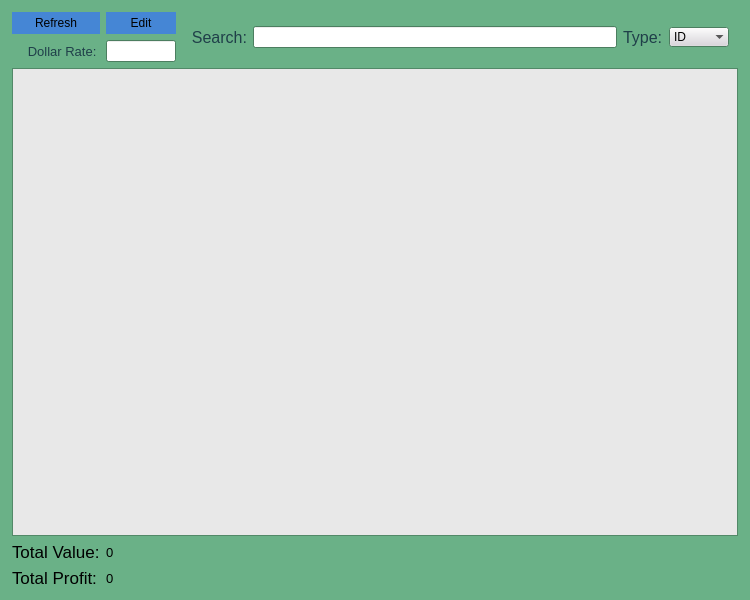
<?xml version="1.0" encoding="UTF-8"?>
<ui version="4.0">
 <class>MainWindow</class>
 <widget class="QMainWindow" name="MainWindow">
  <property name="geometry">
   <rect>
    <x>0</x>
    <y>0</y>
    <width>750</width>
    <height>600</height>
   </rect>
  </property>
  <property name="minimumSize">
   <size>
    <width>750</width>
    <height>600</height>
   </size>
  </property>
  <property name="palette">
   <palette>
    <active>
     <colorrole role="Base">
      <brush brushstyle="SolidPattern">
       <color alpha="255">
        <red>255</red>
        <green>255</green>
        <blue>255</blue>
       </color>
      </brush>
     </colorrole>
     <colorrole role="Window">
      <brush brushstyle="SolidPattern">
       <color alpha="255">
        <red>106</red>
        <green>177</green>
        <blue>135</blue>
       </color>
      </brush>
     </colorrole>
    </active>
    <inactive>
     <colorrole role="Base">
      <brush brushstyle="SolidPattern">
       <color alpha="255">
        <red>255</red>
        <green>255</green>
        <blue>255</blue>
       </color>
      </brush>
     </colorrole>
     <colorrole role="Window">
      <brush brushstyle="SolidPattern">
       <color alpha="255">
        <red>106</red>
        <green>177</green>
        <blue>135</blue>
       </color>
      </brush>
     </colorrole>
    </inactive>
    <disabled>
     <colorrole role="Base">
      <brush brushstyle="SolidPattern">
       <color alpha="255">
        <red>106</red>
        <green>177</green>
        <blue>135</blue>
       </color>
      </brush>
     </colorrole>
     <colorrole role="Window">
      <brush brushstyle="SolidPattern">
       <color alpha="255">
        <red>106</red>
        <green>177</green>
        <blue>135</blue>
       </color>
      </brush>
     </colorrole>
    </disabled>
   </palette>
  </property>
  <property name="windowTitle">
   <string>MainWindow</string>
  </property>
  <property name="autoFillBackground">
   <bool>true</bool>
  </property>
  <widget class="QWidget" name="centralwidget">
   <layout class="QGridLayout" name="gridLayout">
    <property name="leftMargin">
     <number>12</number>
    </property>
    <property name="topMargin">
     <number>12</number>
    </property>
    <property name="rightMargin">
     <number>12</number>
    </property>
    <property name="bottomMargin">
     <number>12</number>
    </property>
    <item row="1" column="0">
     <widget class="QPushButton" name="refresh_button">
      <property name="minimumSize">
       <size>
        <width>50</width>
        <height>0</height>
       </size>
      </property>
      <property name="maximumSize">
       <size>
        <width>150</width>
        <height>16777215</height>
       </size>
      </property>
      <property name="palette">
       <palette>
        <active>
         <colorrole role="Button">
          <brush brushstyle="SolidPattern">
           <color alpha="255">
            <red>69</red>
            <green>134</green>
            <blue>213</blue>
           </color>
          </brush>
         </colorrole>
         <colorrole role="Highlight">
          <brush brushstyle="SolidPattern">
           <color alpha="255">
            <red>255</red>
            <green>0</green>
            <blue>25</blue>
           </color>
          </brush>
         </colorrole>
        </active>
        <inactive>
         <colorrole role="Button">
          <brush brushstyle="SolidPattern">
           <color alpha="255">
            <red>69</red>
            <green>134</green>
            <blue>213</blue>
           </color>
          </brush>
         </colorrole>
         <colorrole role="Highlight">
          <brush brushstyle="SolidPattern">
           <color alpha="255">
            <red>255</red>
            <green>0</green>
            <blue>25</blue>
           </color>
          </brush>
         </colorrole>
        </inactive>
        <disabled>
         <colorrole role="Button">
          <brush brushstyle="SolidPattern">
           <color alpha="255">
            <red>69</red>
            <green>134</green>
            <blue>213</blue>
           </color>
          </brush>
         </colorrole>
         <colorrole role="Highlight">
          <brush brushstyle="SolidPattern">
           <color alpha="255">
            <red>0</red>
            <green>120</green>
            <blue>215</blue>
           </color>
          </brush>
         </colorrole>
        </disabled>
       </palette>
      </property>
      <property name="autoFillBackground">
       <bool>true</bool>
      </property>
      <property name="text">
       <string>Refresh</string>
      </property>
      <property name="flat">
       <bool>true</bool>
      </property>
     </widget>
    </item>
    <item row="1" column="1">
     <widget class="QPushButton" name="EditButton">
      <property name="maximumSize">
       <size>
        <width>70</width>
        <height>16777215</height>
       </size>
      </property>
      <property name="palette">
       <palette>
        <active>
         <colorrole role="Button">
          <brush brushstyle="SolidPattern">
           <color alpha="255">
            <red>69</red>
            <green>134</green>
            <blue>213</blue>
           </color>
          </brush>
         </colorrole>
         <colorrole role="Base">
          <brush brushstyle="SolidPattern">
           <color alpha="255">
            <red>69</red>
            <green>134</green>
            <blue>213</blue>
           </color>
          </brush>
         </colorrole>
        </active>
        <inactive>
         <colorrole role="Button">
          <brush brushstyle="SolidPattern">
           <color alpha="255">
            <red>69</red>
            <green>134</green>
            <blue>213</blue>
           </color>
          </brush>
         </colorrole>
         <colorrole role="Base">
          <brush brushstyle="SolidPattern">
           <color alpha="255">
            <red>69</red>
            <green>134</green>
            <blue>213</blue>
           </color>
          </brush>
         </colorrole>
        </inactive>
        <disabled>
         <colorrole role="Button">
          <brush brushstyle="SolidPattern">
           <color alpha="255">
            <red>69</red>
            <green>134</green>
            <blue>213</blue>
           </color>
          </brush>
         </colorrole>
         <colorrole role="Base">
          <brush brushstyle="SolidPattern">
           <color alpha="255">
            <red>106</red>
            <green>177</green>
            <blue>135</blue>
           </color>
          </brush>
         </colorrole>
        </disabled>
       </palette>
      </property>
      <property name="autoFillBackground">
       <bool>true</bool>
      </property>
      <property name="text">
       <string>Edit</string>
      </property>
      <property name="flat">
       <bool>true</bool>
      </property>
     </widget>
    </item>
    <item row="2" column="0">
     <widget class="QLabel" name="label">
      <property name="palette">
       <palette>
        <active>
         <colorrole role="WindowText">
          <brush brushstyle="SolidPattern">
           <color alpha="255">
            <red>31</red>
            <green>63</green>
            <blue>73</blue>
           </color>
          </brush>
         </colorrole>
        </active>
        <inactive>
         <colorrole role="WindowText">
          <brush brushstyle="SolidPattern">
           <color alpha="255">
            <red>31</red>
            <green>63</green>
            <blue>73</blue>
           </color>
          </brush>
         </colorrole>
        </inactive>
        <disabled>
         <colorrole role="WindowText">
          <brush brushstyle="SolidPattern">
           <color alpha="255">
            <red>120</red>
            <green>120</green>
            <blue>120</blue>
           </color>
          </brush>
         </colorrole>
        </disabled>
       </palette>
      </property>
      <property name="font">
       <font>
        <pointsize>10</pointsize>
       </font>
      </property>
      <property name="text">
       <string>Dollar Rate: </string>
      </property>
      <property name="alignment">
       <set>Qt::AlignRight|Qt::AlignTrailing|Qt::AlignVCenter</set>
      </property>
     </widget>
    </item>
    <item row="2" column="1">
     <widget class="QLineEdit" name="RateInput">
      <property name="maximumSize">
       <size>
        <width>70</width>
        <height>16777215</height>
       </size>
      </property>
     </widget>
    </item>
    <item row="1" column="2" rowspan="2">
     <widget class="QWidget" name="horizontalWidget" native="true">
      <property name="minimumSize">
       <size>
        <width>100</width>
        <height>0</height>
       </size>
      </property>
      <layout class="QHBoxLayout" name="horizontalLayout" stretch="0,0,0,0">
       <item>
        <widget class="QLabel" name="search_label">
         <property name="palette">
          <palette>
           <active>
            <colorrole role="WindowText">
             <brush brushstyle="SolidPattern">
              <color alpha="255">
               <red>31</red>
               <green>63</green>
               <blue>73</blue>
              </color>
             </brush>
            </colorrole>
           </active>
           <inactive>
            <colorrole role="WindowText">
             <brush brushstyle="SolidPattern">
              <color alpha="255">
               <red>31</red>
               <green>63</green>
               <blue>73</blue>
              </color>
             </brush>
            </colorrole>
           </inactive>
           <disabled>
            <colorrole role="WindowText">
             <brush brushstyle="SolidPattern">
              <color alpha="255">
               <red>120</red>
               <green>120</green>
               <blue>120</blue>
              </color>
             </brush>
            </colorrole>
           </disabled>
          </palette>
         </property>
         <property name="font">
          <font>
           <pointsize>12</pointsize>
          </font>
         </property>
         <property name="text">
          <string>Search:</string>
         </property>
         <property name="alignment">
          <set>Qt::AlignRight|Qt::AlignTrailing|Qt::AlignVCenter</set>
         </property>
        </widget>
       </item>
       <item>
        <widget class="QLineEdit" name="search_bar">
         <property name="maximumSize">
          <size>
           <width>600</width>
           <height>16777215</height>
          </size>
         </property>
        </widget>
       </item>
       <item>
        <widget class="QLabel" name="type_label">
         <property name="maximumSize">
          <size>
           <width>45</width>
           <height>16777215</height>
          </size>
         </property>
         <property name="palette">
          <palette>
           <active>
            <colorrole role="WindowText">
             <brush brushstyle="SolidPattern">
              <color alpha="255">
               <red>31</red>
               <green>63</green>
               <blue>73</blue>
              </color>
             </brush>
            </colorrole>
           </active>
           <inactive>
            <colorrole role="WindowText">
             <brush brushstyle="SolidPattern">
              <color alpha="255">
               <red>31</red>
               <green>63</green>
               <blue>73</blue>
              </color>
             </brush>
            </colorrole>
           </inactive>
           <disabled>
            <colorrole role="WindowText">
             <brush brushstyle="SolidPattern">
              <color alpha="255">
               <red>120</red>
               <green>120</green>
               <blue>120</blue>
              </color>
             </brush>
            </colorrole>
           </disabled>
          </palette>
         </property>
         <property name="font">
          <font>
           <pointsize>12</pointsize>
          </font>
         </property>
         <property name="text">
          <string>Type:</string>
         </property>
        </widget>
       </item>
       <item>
        <widget class="QComboBox" name="search_type_changer">
         <property name="maximumSize">
          <size>
           <width>60</width>
           <height>16777215</height>
          </size>
         </property>
         <property name="palette">
          <palette>
           <active>
            <colorrole role="Button">
             <brush brushstyle="SolidPattern">
              <color alpha="255">
               <red>217</red>
               <green>213</green>
               <blue>220</blue>
              </color>
             </brush>
            </colorrole>
           </active>
           <inactive>
            <colorrole role="Button">
             <brush brushstyle="SolidPattern">
              <color alpha="255">
               <red>217</red>
               <green>213</green>
               <blue>220</blue>
              </color>
             </brush>
            </colorrole>
           </inactive>
           <disabled>
            <colorrole role="Button">
             <brush brushstyle="SolidPattern">
              <color alpha="255">
               <red>217</red>
               <green>213</green>
               <blue>220</blue>
              </color>
             </brush>
            </colorrole>
           </disabled>
          </palette>
         </property>
         <property name="currentText">
          <string>ID</string>
         </property>
         <property name="currentIndex">
          <number>0</number>
         </property>
         <property name="duplicatesEnabled">
          <bool>false</bool>
         </property>
         <property name="frame">
          <bool>false</bool>
         </property>
         <item>
          <property name="text">
           <string>ID</string>
          </property>
         </item>
         <item>
          <property name="text">
           <string>Name</string>
          </property>
         </item>
        </widget>
       </item>
      </layout>
     </widget>
    </item>
    <item row="4" column="0" colspan="3">
     <widget class="QTableView" name="search_result_table">
      <property name="palette">
       <palette>
        <active>
         <colorrole role="Base">
          <brush brushstyle="SolidPattern">
           <color alpha="255">
            <red>232</red>
            <green>232</green>
            <blue>232</blue>
           </color>
          </brush>
         </colorrole>
         <colorrole role="AlternateBase">
          <brush brushstyle="SolidPattern">
           <color alpha="255">
            <red>186</red>
            <green>186</green>
            <blue>186</blue>
           </color>
          </brush>
         </colorrole>
        </active>
        <inactive>
         <colorrole role="Base">
          <brush brushstyle="SolidPattern">
           <color alpha="255">
            <red>232</red>
            <green>232</green>
            <blue>232</blue>
           </color>
          </brush>
         </colorrole>
         <colorrole role="AlternateBase">
          <brush brushstyle="SolidPattern">
           <color alpha="255">
            <red>186</red>
            <green>186</green>
            <blue>186</blue>
           </color>
          </brush>
         </colorrole>
        </inactive>
        <disabled>
         <colorrole role="Base">
          <brush brushstyle="SolidPattern">
           <color alpha="255">
            <red>106</red>
            <green>177</green>
            <blue>135</blue>
           </color>
          </brush>
         </colorrole>
         <colorrole role="AlternateBase">
          <brush brushstyle="SolidPattern">
           <color alpha="255">
            <red>186</red>
            <green>186</green>
            <blue>186</blue>
           </color>
          </brush>
         </colorrole>
        </disabled>
       </palette>
      </property>
      <property name="midLineWidth">
       <number>1</number>
      </property>
      <property name="horizontalScrollBarPolicy">
       <enum>Qt::ScrollBarAsNeeded</enum>
      </property>
      <property name="editTriggers">
       <set>QAbstractItemView::NoEditTriggers</set>
      </property>
      <property name="tabKeyNavigation">
       <bool>false</bool>
      </property>
      <property name="showDropIndicator" stdset="0">
       <bool>false</bool>
      </property>
      <property name="dragDropOverwriteMode">
       <bool>false</bool>
      </property>
      <property name="alternatingRowColors">
       <bool>true</bool>
      </property>
      <property name="textElideMode">
       <enum>Qt::ElideLeft</enum>
      </property>
      <attribute name="horizontalHeaderCascadingSectionResizes">
       <bool>true</bool>
      </attribute>
      <attribute name="horizontalHeaderDefaultSectionSize">
       <number>163</number>
      </attribute>
      <attribute name="horizontalHeaderMinimumSectionSize">
       <number>150</number>
      </attribute>
      <attribute name="verticalHeaderVisible">
       <bool>false</bool>
      </attribute>
     </widget>
    </item>
    <item row="5" column="0">
     <widget class="QLabel" name="label_2">
      <property name="font">
       <font>
        <pointsize>13</pointsize>
       </font>
      </property>
      <property name="text">
       <string>Total Value:</string>
      </property>
     </widget>
    </item>
    <item row="5" column="1">
     <widget class="QLabel" name="TotalValue">
      <property name="font">
       <font>
        <pointsize>10</pointsize>
       </font>
      </property>
      <property name="text">
       <string>0</string>
      </property>
     </widget>
    </item>
    <item row="6" column="0">
     <widget class="QLabel" name="label_3">
      <property name="font">
       <font>
        <pointsize>13</pointsize>
       </font>
      </property>
      <property name="text">
       <string>Total Profit:</string>
      </property>
     </widget>
    </item>
    <item row="6" column="1">
     <widget class="QLabel" name="TotalProfit">
      <property name="font">
       <font>
        <pointsize>10</pointsize>
       </font>
      </property>
      <property name="text">
       <string>0</string>
      </property>
     </widget>
    </item>
   </layout>
  </widget>
 </widget>
 <resources/>
 <connections/>
</ui>
